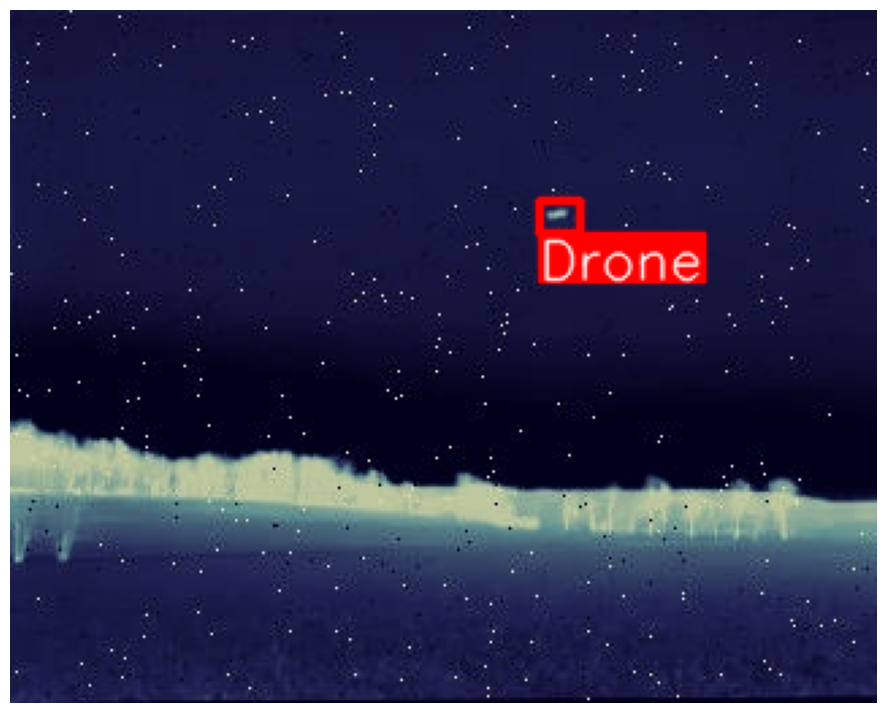
#> input picture images/1.png, 886 x 713 px, found by its file name; its folder holds only this picture in this run
$ python img_gen.py
#> lines starting #> are read from the running program, lines starting #| are printed output that depends on the picture
#> further down, rgb_image is the input picture: shape (713, 886, 3); mean B, G, R 78.7, 47, 46.8
import os
import cv2
import numpy as np
from IPython.display import Image, display
import matplotlib.pyplot as plt

def rgb_to_ir(rgb_image):
    ir_image = cv2.cvtColor(rgb_image, cv2.COLOR_BGR2GRAY)
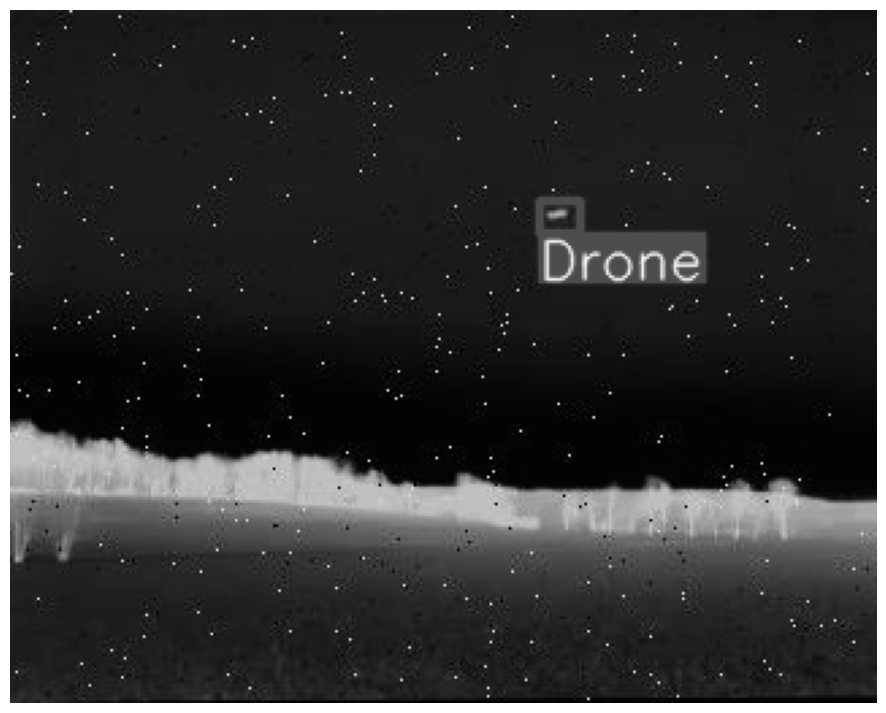
#> ir_image: shape (713, 886); min 2, max 255, mean 50.6
    return ir_image

def adjust_contrast(ir_image):
    # Decrease intensity of pixel values
    adjusted_ir_image = cv2.convertScaleAbs(ir_image, alpha=0.7, beta=0)
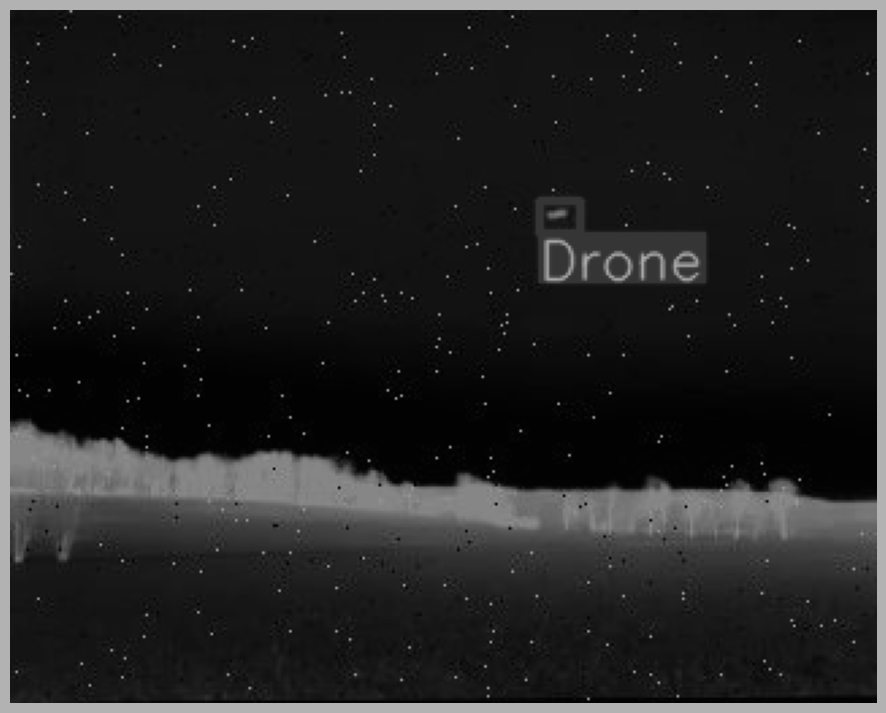
#> adjusted_ir_image: shape (713, 886); min 1, max 178, mean 35.4
    return adjusted_ir_image

def generate_heatmap(ir_image):
    ir_colormap = cv2.applyColorMap(ir_image, cv2.COLORMAP_JET)
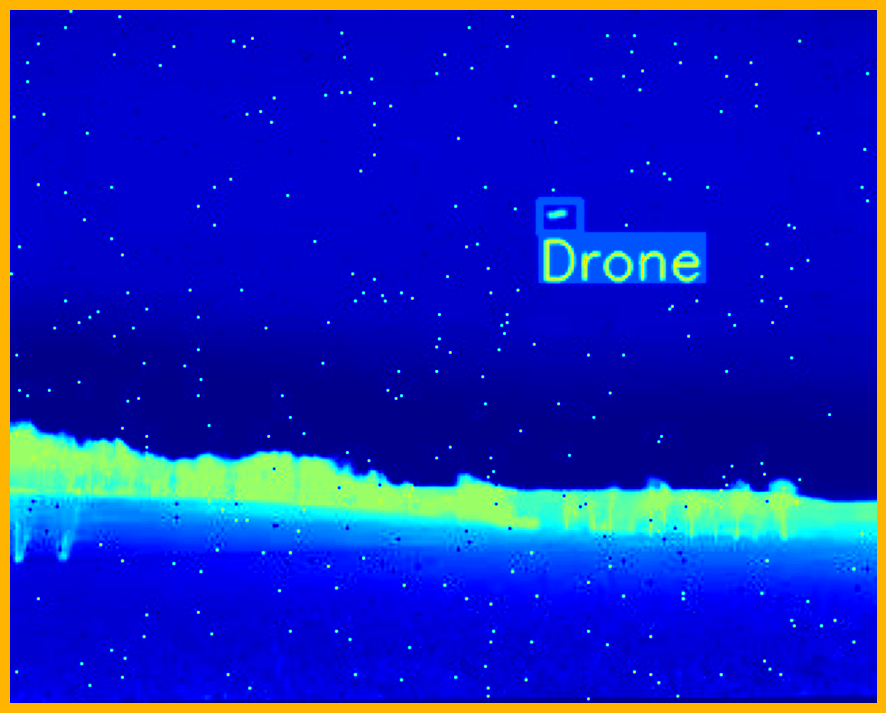
#> ir_colormap: shape (713, 886, 3); mean B, G, R 187.5, 36, 19.3
    return ir_colormap

# Path to the folder containing RGB images
folder_path = '/Users/shefalisingh/desktop/mini_proj/IR/images'

# Create an output directory if it doesn't exist
output_dir = '/Users/shefalisingh/desktop/mini_proj/RGB/images'
os.makedirs(output_dir, exist_ok=True)

# Iterate through each image in the folder
for filename in os.listdir(folder_path):
    if filename.endswith('.jpg') or filename.endswith('.png'):  # Ensure only image files are processed
        # Read RGB image
        rgb_image = cv2.imread(os.path.join(folder_path, filename))

        # Process the RGB image
        ir_image = rgb_to_ir(rgb_image)
        adjusted_ir_image = adjust_contrast(ir_image)
        ir_colormap = generate_heatmap(adjusted_ir_image)
        resized_rgb_image = cv2.resize(rgb_image, (ir_colormap.shape[1], ir_colormap.shape[0]))
        blended_image = cv2.addWeighted(ir_colormap, 0.2, resized_rgb_image, 0.7, 0)
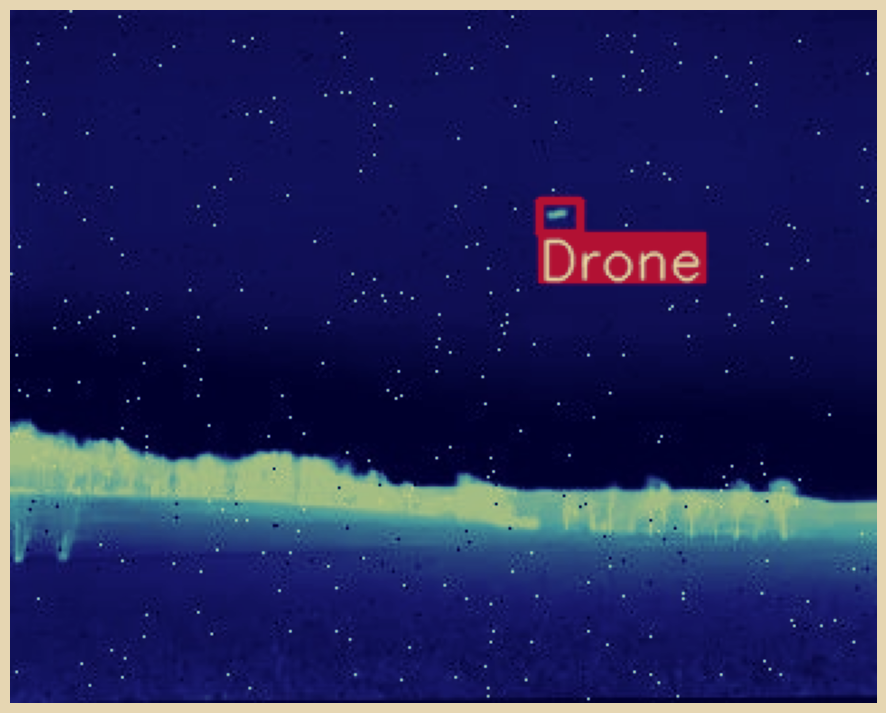
#> blended_image: shape (713, 886, 3); mean B, G, R 92.5, 40.1, 36.6

        # Display the blended image using matplotlib
       # plt.imshow(cv2.cvtColor(blended_image, cv2.COLOR_BGR2RGB))
       # plt.axis('off')
        #plt.show()

        # Save the blended image with the same filename in the output directory
        output_path = os.path.join(output_dir, filename)
        cv2.imwrite(output_path, blended_image)
        print("Blended image saved at:", output_path)

        # Display the image (Note: this display method may not work in VS Code)
        #display(Image(filename=output_path))

$ run again, on images/5.png
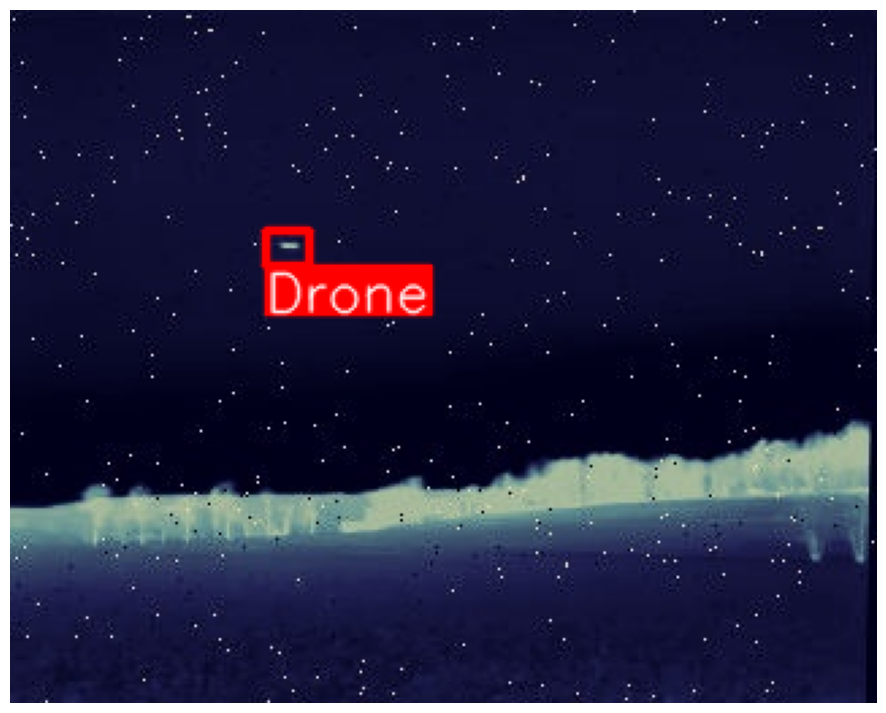
#> input picture images/5.png, 886 x 713 px, found by its file name
#> rgb_image is the input picture: shape (713, 886, 3); mean B, G, R 68.2, 39, 39.5
#> in generate_heatmap, `ir_colormap = cv2.applyColorMap(ir_image, cv2.COLORMAP_JET)`:
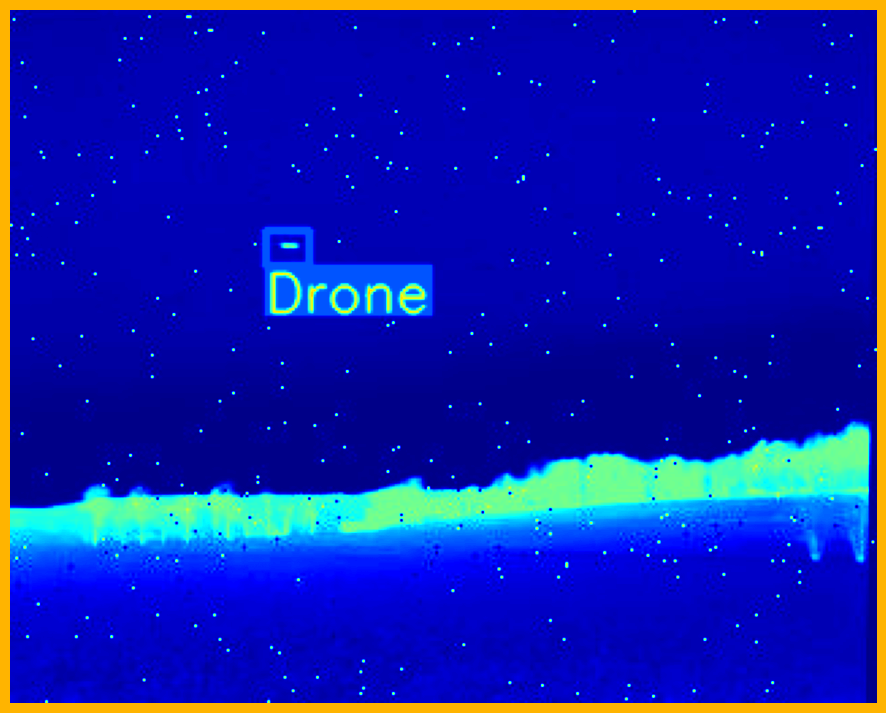
#> ir_colormap: shape (713, 886, 3); mean B, G, R 173.4, 31.8, 17
#> `blended_image = cv2.addWeighted(ir_colormap, 0.2, resized_rgb_image, 0..`:
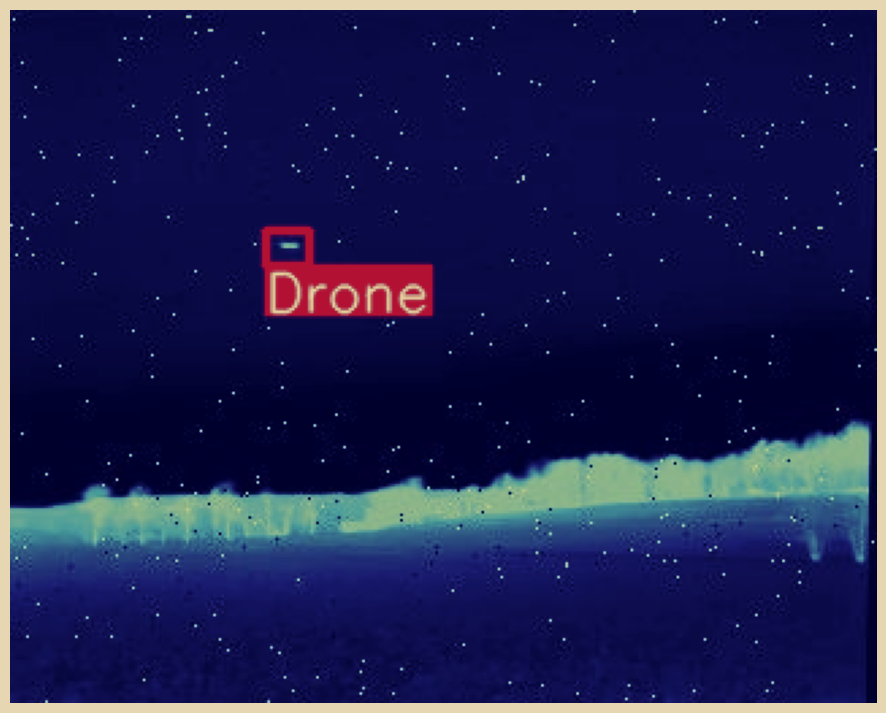
#> blended_image: shape (713, 886, 3); mean B, G, R 82.4, 33.6, 31

$ run again, on images/2.png
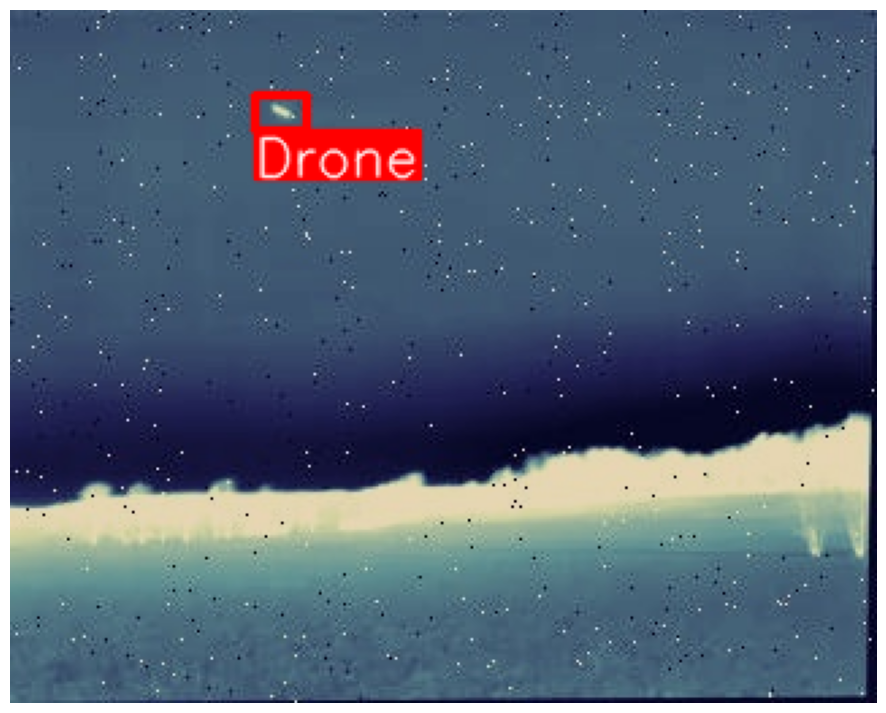
#> input picture images/2.png, 886 x 713 px, found by its file name
#> rgb_image is the input picture: shape (713, 886, 3); mean B, G, R 119.2, 100.7, 85.4
#> in generate_heatmap, `ir_colormap = cv2.applyColorMap(ir_image, cv2.COLORMAP_JET)`:
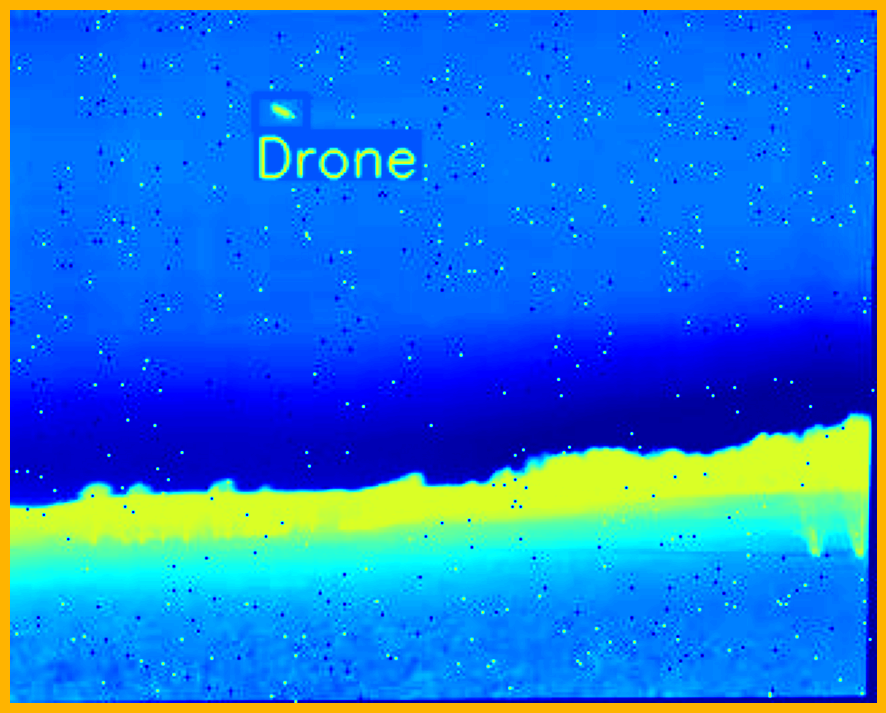
#> ir_colormap: shape (713, 886, 3); mean B, G, R 217.2, 118.1, 29.9
#> `blended_image = cv2.addWeighted(ir_colormap, 0.2, resized_rgb_image, 0..`:
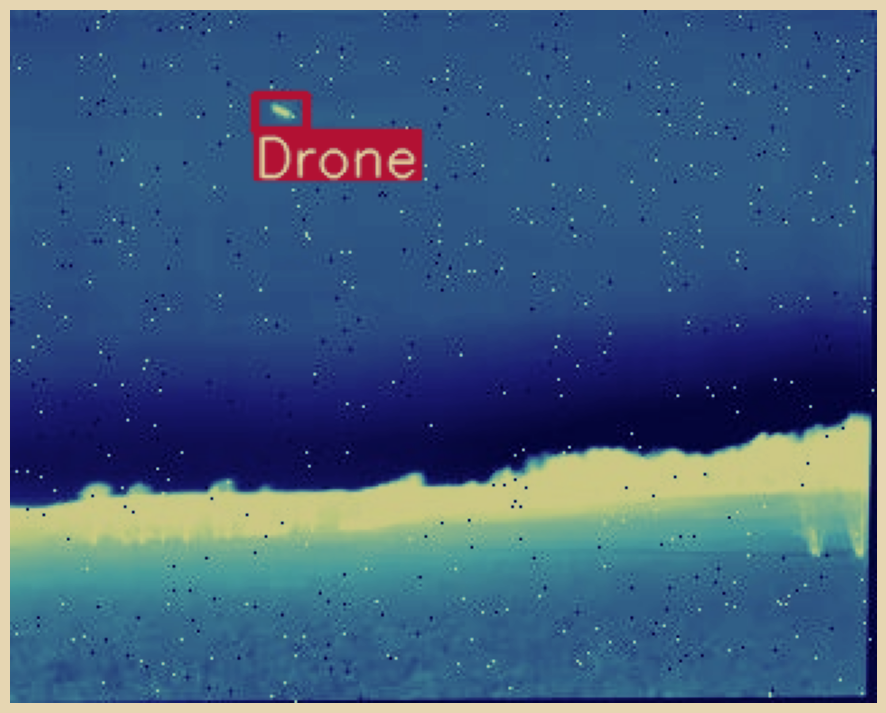
#> blended_image: shape (713, 886, 3); mean B, G, R 126.9, 94.1, 65.8

$ run again, on images/3.png
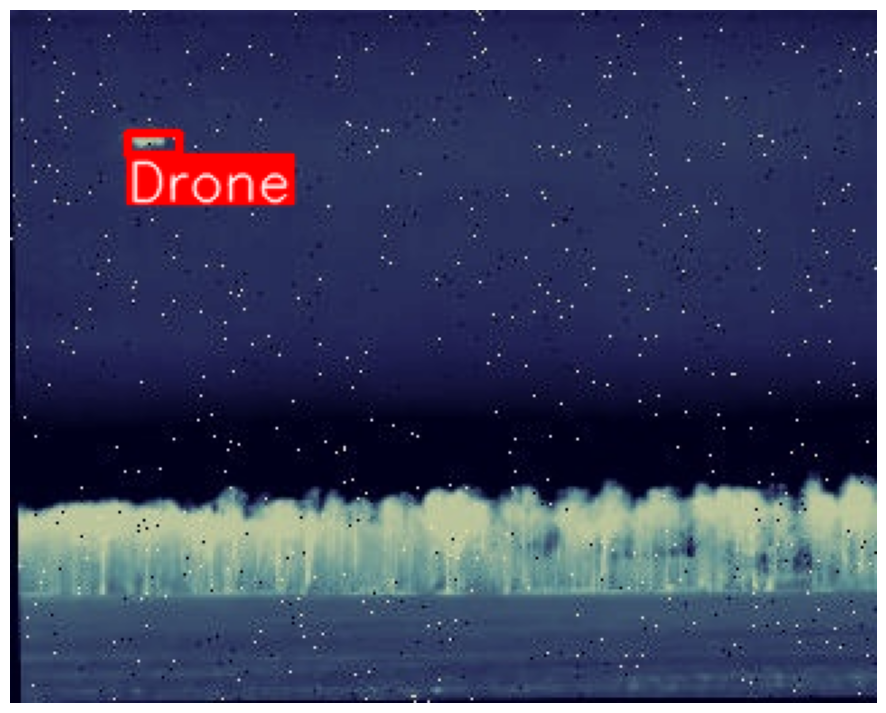
#> input picture images/3.png, 886 x 713 px, found by its file name
#> rgb_image is the input picture: shape (713, 886, 3); mean B, G, R 97.2, 67.5, 62
#> in generate_heatmap, `ir_colormap = cv2.applyColorMap(ir_image, cv2.COLORMAP_JET)`:
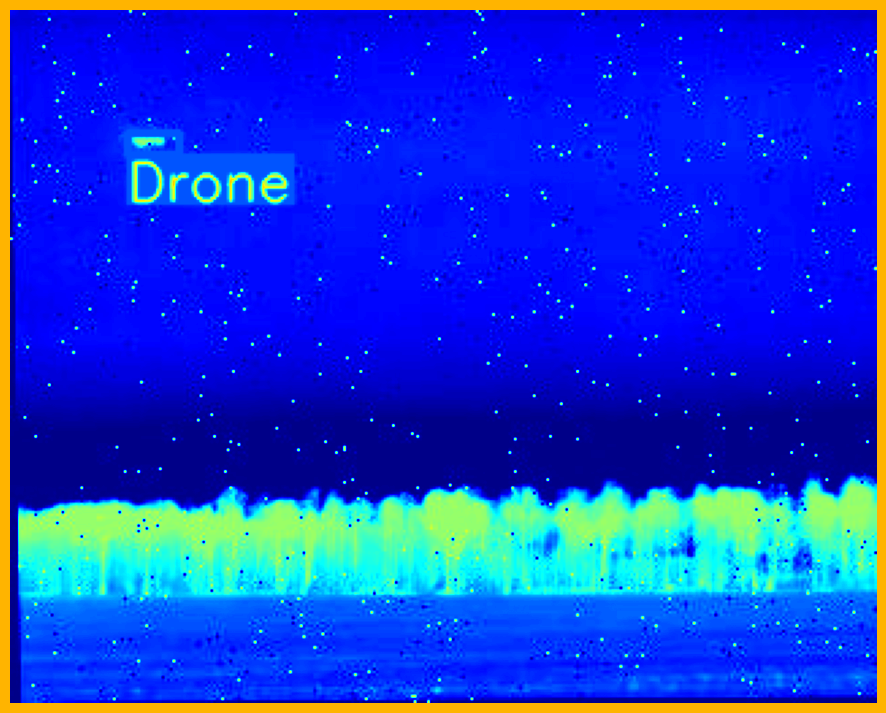
#> ir_colormap: shape (713, 886, 3); mean B, G, R 213.3, 58.1, 21.3
#> `blended_image = cv2.addWeighted(ir_colormap, 0.2, resized_rgb_image, 0..`:
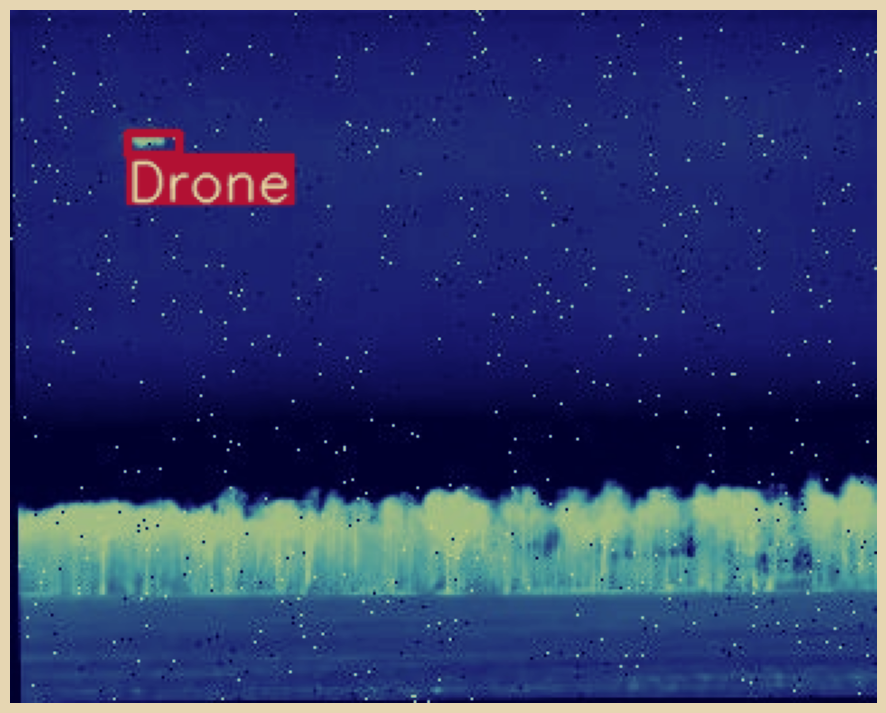
#> blended_image: shape (713, 886, 3); mean B, G, R 110.6, 58.9, 47.7
